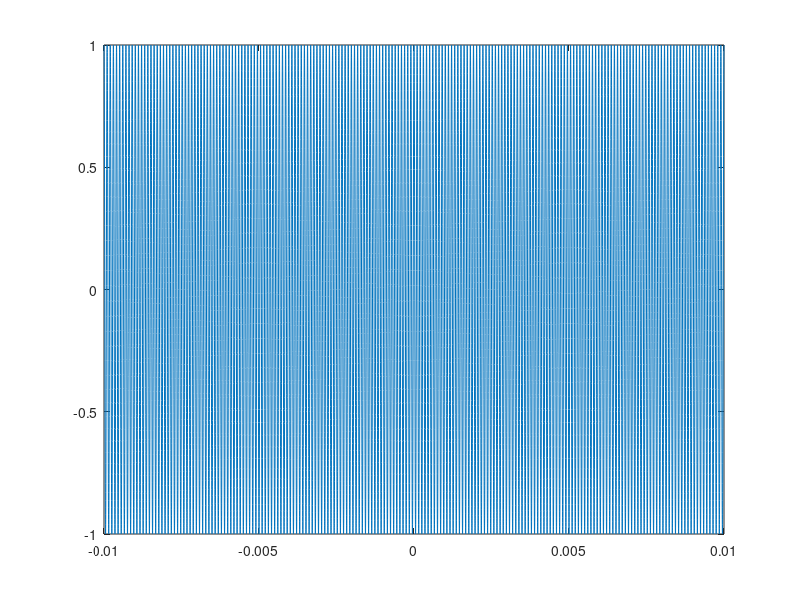
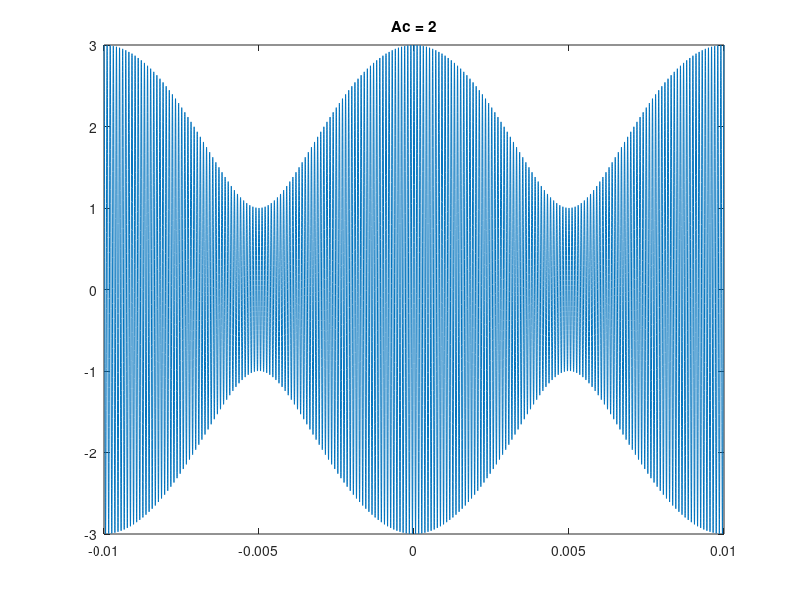
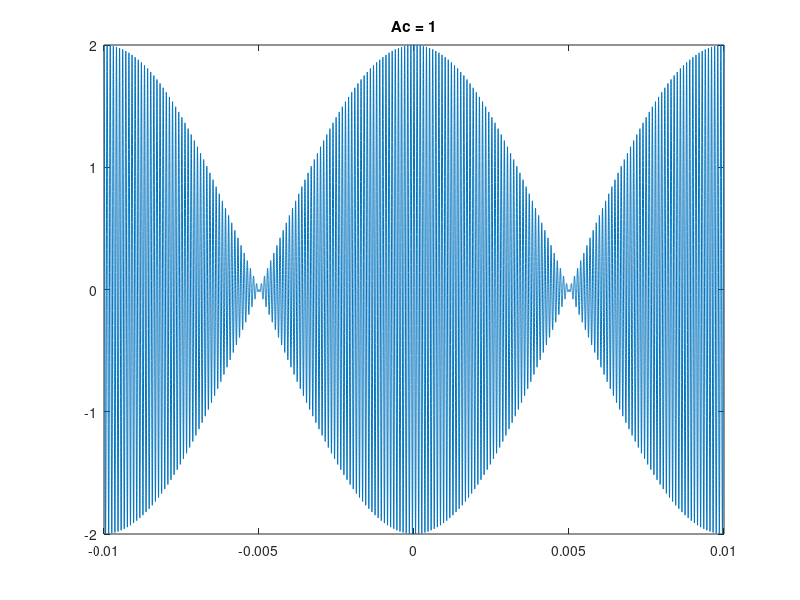
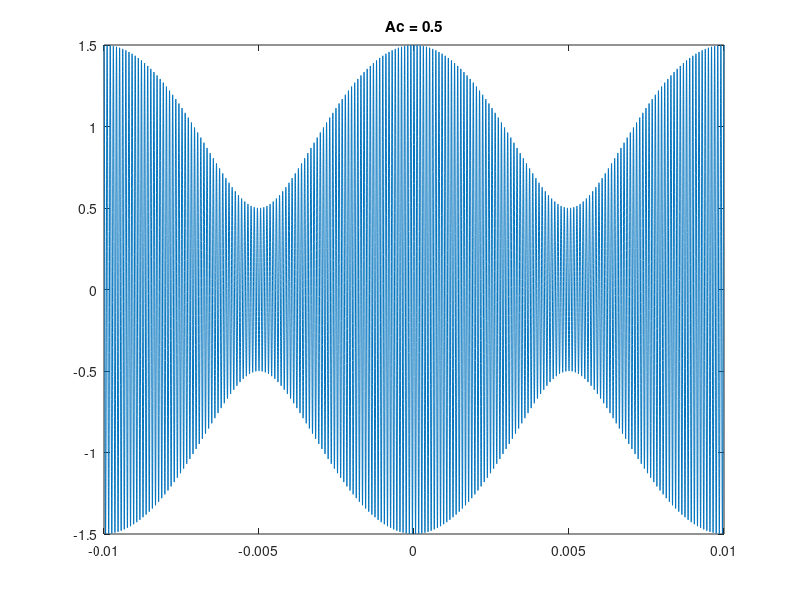

These figures' MATLAB source, in order:
%% QUESTION - 2

clear;
close all;
clc;

fc = 10000;
fm = 100;
A = 1;
t = (-0.01:0.000001:+0.01); 
a1 = cos(2*pi*fm*t).*cos(2*pi*fc*t);
a2 = sin(2*pi*fm*t).*sin(2*pi*fc*t);
Vlsb = a1+a2;

figure(1);
plot(t,Vlsb);


%part B
 % case_1
Ac = 2;  %amplitude of the carrier signal

a3 = cos(2*pi*fc*t);
VlsbAm  = Ac*a3 + A*Vlsb;
figure(2);
plot(t,VlsbAm);
title("Ac = 2");

% case_2
Ac = 1;
VlsbAm  = Ac*a3 + A*Vlsb;
figure(3);
plot(t,VlsbAm);
title("Ac = 1");

% case_3
Ac = 0.5;
VlsbAm  = Ac*a3 + A*Vlsb;
figure(4);
plot(t,VlsbAm);
title("Ac = 0.5");

%% part c
% 

% Here mt= cos(2*pi*fm*t) so the hilbert transform of it will vary
%by 90 degree  and m^t= sin(2*pi*fm*t)

%provethe given equation, we can plot the graphs of RHS and LHS on
% same

t = (-0.01:0.000001:+0.01);       % time period
fm = 100;                          % message frequency
fc = 10000;                        % carrier frequency
Vlsb = cos(2*pi*(fc-fm)*t);        % single-sideband modulation wave
% here 
% for Ac = 2
Ac=2;
figure(5);
plot(t,abs(Ac+cos(2*pi*fm*t)) , t,sin(2*pi*fm*t));
title("Ac = 2");

%for ac = 1
Ac=1;
figure(6);
plot(t,abs(Ac+cos(2*pi*fm*t)) , t,sin(2*pi*fm*t));
title("Ac = 1");

%{ from above plots for diffent value of ac follwing equation is verified
 
% |Ac + m(t)| > |m^(t)| is verified as we increase the value of ac

% as we can see at ac = 2 its not intersecting and will intersect at all
% othe value se it is verified at ac = 2